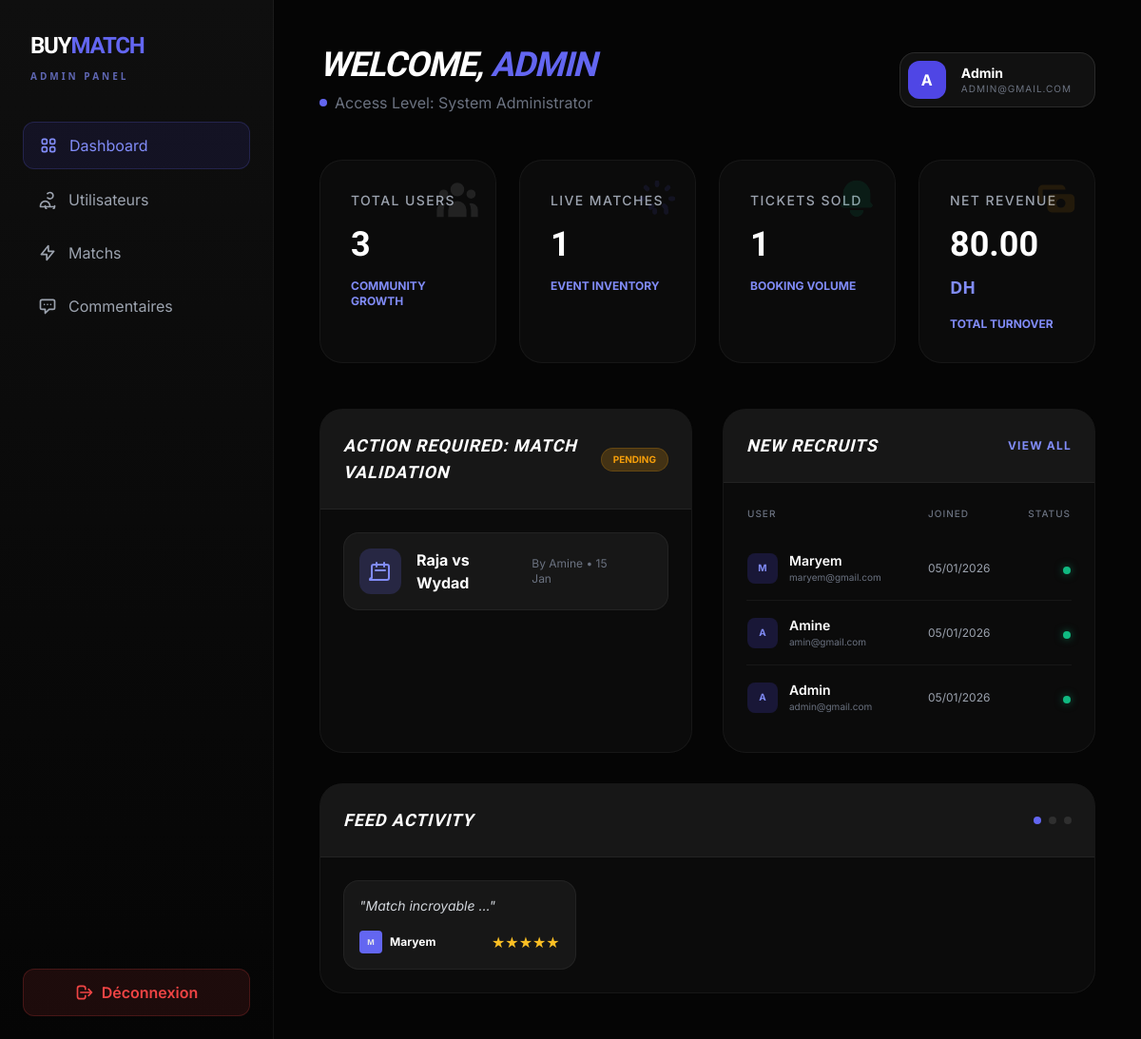
The app's page /admin/dashbord.php (signed in) with its own data.
### tables this page shows
CREATE TABLE users (
    id INT AUTO_INCREMENT PRIMARY KEY,
    nom VARCHAR(100) NOT NULL,
    email VARCHAR(150) NOT NULL UNIQUE,
    password VARCHAR(255) NOT NULL,
    role ENUM('acheteur','organisateur','admin') NOT NULL,
    is_active BOOLEAN DEFAULT TRUE,
    date_creation DATETIME DEFAULT CURRENT_TIMESTAMP
);

CREATE TABLE matches (
    id INT AUTO_INCREMENT PRIMARY KEY,
    organisateur_id INT NOT NULL,
    equipe1 VARCHAR(100) NOT NULL,
    equipe2 VARCHAR(100) NOT NULL,
    logo_equipe1 VARCHAR(255),
    logo_equipe2 VARCHAR(255),
    date_heure DATETIME NOT NULL,
    lieu VARCHAR(150) NOT NULL,
    duree INT DEFAULT 90,
    nb_places_total INT CHECK (nb_places_total <= 2000),
    statut ENUM('en_attente','valide','refuse') DEFAULT 'en_attente',
    note_moyenne DECIMAL(3,2) DEFAULT 0,
    created_at DATETIME DEFAULT CURRENT_TIMESTAMP,
    constraint fk_user FOREIGN KEY (organisateur_id) REFERENCES users(id)
);

CREATE TABLE commentaires (
    id INT AUTO_INCREMENT PRIMARY KEY,
    user_id INT NOT NULL,
    match_id INT NOT NULL,
    contenu TEXT NOT NULL,
    note INT CHECK (note BETWEEN 1 AND 5),
    date_commentaire DATETIME DEFAULT CURRENT_TIMESTAMP,
    FOREIGN KEY (user_id) REFERENCES users(id),
    FOREIGN KEY (match_id) REFERENCES matches(id)
);

### admin/dashbord.php (the view, shortened to what the rows shown need)
<?php
    $db = Database::connect();
    $stmt = $db->prepare("SELECT nom, email FROM users WHERE id = ? ");
    $stmt->execute([$_SESSION['user_id']]);
    $user = $stmt->fetch();
    $recentUsers = $db->query("
        SELECT nom, email, date_creation FROM users
        ORDER BY date_creation DESC
        LIMIT 5
    ")->fetchAll();
    $pendingMatches = $db->query("
        SELECT m.id,m.equipe1,m.equipe2,m.date_heure,u.nom AS organisateur
        FROM matches m
        JOIN users u ON m.organisateur_id = u.id
        WHERE m.statut = 'en_attente'
        ORDER BY m.date_heure DESC
        LIMIT 5
    ")->fetchAll();
    $recentComments = $db->query("
        SELECT  c.contenu,c.note,c.date_commentaire,u.nom
        FROM commentaires c
        JOIN users u ON c.user_id = u.id
        ORDER BY c.date_commentaire DESC
        LIMIT 5
    ")->fetchAll();
?>
<!DOCTYPE html>
<html lang="fr">
<head>
    <script src="https://cdn.tailwindcss.com"></script>
</head>
<body class="bg-[#050505] text-gray-200 min-h-screen">
    <div class="flex min-h-screen">
        <main class="flex-1 p-6 md:p-12">
            <div class="flex flex-col md:flex-row justify-between items-start md:items-center gap-4 mb-12">
                <div>
                    <h1 class="text-4xl font-sport font-bold text-white mb-2 uppercase italic tracking-tight">
                        Welcome, <span class="text-indigo-500"><?= htmlspecialchars($user['nom']) ?></span>
                    </h1>
                </div>
                <div class="flex items-center gap-4 bg-white/5 p-2 rounded-2xl border border-white/10">
                    <div class="w-10 h-10 rounded-xl bg-indigo-600 flex items-center justify-center font-bold text-white">
                        <?= strtoupper(substr($user['nom'], 0, 1)) ?>
                    </div>
                    <div class="pr-4">
                        <div class="text-sm font-bold text-white leading-none mb-1"><?= htmlspecialchars($user['nom']) ?></div>
                        <div class="text-[10px] text-gray-500 uppercase tracking-widest leading-none"><?= htmlspecialchars($user['email']) ?></div>
                    </div>
                </div>
            </div>
            <div class="grid grid-cols-1 lg:grid-cols-2 gap-8">
                <div class="glass-card rounded-3xl overflow-hidden">
                    <div class="p-6 border-b border-white/5 flex justify-between items-center bg-white/5">
                        <h2 class="font-sport font-bold text-lg text-white uppercase tracking-wider italic">Action Required: Match Validation</h2>
                    </div>
                    <div class="p-6">
                        <div class="space-y-4">
                            <?php foreach($pendingMatches as $match): ?>
                            <div class="flex items-center justify-between p-4 rounded-2xl bg-white/5 border border-white/5 hover:border-indigo-500/30 transition-all group">
                                <div class="flex items-center gap-4">
                                    <div class="w-12 h-12 rounded-xl bg-indigo-500/20 flex items-center justify-center text-indigo-400">
                                        <svg class="w-6 h-6" fill="none" stroke="currentColor" viewBox="0 0 24 24"><path stroke-linecap="round" stroke-linejoin="round" stroke-width="2" d="M8 7V3m8 4V3m-9 8h10M5 21h14a2 2 0 002-2V7a2 2 0 00-2-2H5a2 2 0 00-2 2v12a2 2 0 00-2 2z"/></svg>
                                    </div>
                                    <div class="font-bold text-white">
                                        <?= htmlspecialchars($match['equipe1']) ?> vs <?= htmlspecialchars($match['equipe2']) ?>
                                    </div>
                                    <div class="text-xs text-gray-500">
                                        By <?= htmlspecialchars($match['organisateur']) ?> • <?= date('d M', strtotime($match['date_heure'])) ?>
                                    </div>
                                </div>
                            </div>
                        <?php endforeach; if(empty($pendingMatches)) echo "<p class='text-center text-gray-500 py-4 italic'>No pending matches</p>"; ?>
                    </div>
                </div>
            </div>
            <div class="glass-card rounded-3xl overflow-hidden">
                <div class="p-6 border-b border-white/5 flex justify-between items-center bg-white/5">
                    <h2 class="font-sport font-bold text-lg text-white uppercase tracking-wider italic">New Recruits</h2>
                </div>
                <div class="p-6">
                    <table class="w-full">
                        <thead>
                            <tr class="text-left text-[10px] text-gray-500 uppercase tracking-widest">
                                <th class="pb-4 font-medium">User</th>
                                <th class="pb-4 font-medium">Joined</th>
                                <th class="pb-4 font-medium text-right">Status</th>
                            </tr>
                        </thead>
                        <tbody class="divide-y divide-white/5">
                            <?php foreach($recentUsers as $u): ?>
                            <tr class="group">
                                <td class="py-4">
                                    <div class="flex items-center gap-3">
                                        <div class="w-8 h-8 rounded-lg bg-indigo-600/20 flex items-center justify-center text-[10px] font-bold text-indigo-400">
                                            <?= strtoupper(substr($u['nom'], 0, 1)) ?>
                                        </div>
                                        <div>
                                            <div class="text-sm font-semibold text-white"><?= htmlspecialchars($u['nom']) ?></div>
                                            <div class="text-[10px] text-gray-500"><?= htmlspecialchars($u['email']) ?></div>
                                        </div>
                                    </div>
                                </td>
                           <td class="py-4 text-xs text-gray-400"><?= date('d/m/Y', strtotime($u['date_creation'])) ?></td>
                                <td class="py-4 text-right">
                                    <span class="inline-block w-2 h-2 rounded-full bg-emerald-500 shadow-[0_0_8px_rgba(16,185,129,0.5)]"></span>
                                </td>
                            </tr>
                            <?php endforeach; ?>
                        </tbody>
                    </table>
                </div>
            </div>
            <div class="glass-card rounded-3xl overflow-hidden lg:col-span-2">
                <div class="p-6 border-b border-white/5 flex justify-between items-center bg-white/5">
                    <h2 class="font-sport font-bold text-lg text-white uppercase tracking-wider italic">Feed Activity</h2>
                </div>
                <div class="p-6 grid grid-cols-1 md:grid-cols-2 lg:grid-cols-3 gap-4">
                    <?php foreach($recentComments as $com): ?>
                    <div class="p-4 rounded-2xl bg-white/5 border border-white/5 flex flex-col justify-between">
                        <p class="text-sm text-gray-300 italic mb-4">"<?= htmlspecialchars(substr($com['contenu'], 0, 80)) ?>..."</p>
                        <div class="flex items-center justify-between mt-auto">
                            <div class="flex items-center gap-2">
                                <div class="w-6 h-6 rounded bg-indigo-500 flex items-center justify-center text-[8px] font-bold"><?= strtoupper(substr($com['nom'], 0, 1)) ?></div>
                                <span class="text-xs font-bold text-white"><?= htmlspecialchars($com['nom']) ?></span>
                            </div>
                            <div class="flex text-amber-400">
                                <?php for($i=0; $i<5; $i++) echo $i < $com['note'] ? "★" : "☆"; ?>
                            </div>
                        </div>
                    </div>
                    <?php endforeach; ?>
                </div>
            </div>
        </div>
    </main>
</div>
</body>
</html>

### records on screen
users: nom "ADMIN", nom "A", nom "Admin", email "ADMIN@GMAIL.COM", email "admin@gmail.com", date_creation "05/01/2026"
matches: equipe1 "Raja", equipe2 "Wydad", organisateur.nom "Amine", date_heure "15 Jan"
users: nom "M", nom "Maryem", email "maryem@gmail.com", date_creation "05/01/2026"
users: nom "A", nom "Amine", email "amin@gmail.com", date_creation "05/01/2026"
commentaires: contenu "Match incroyable", user.nom "M", user.nom "Maryem"

### other values on screen
$stats['total_utilisateurs'] "3"
$stats['total_matchs'] "1"
$stats['total_billets'] "1"
$stats['chiffre_affaires'] "80.00"
